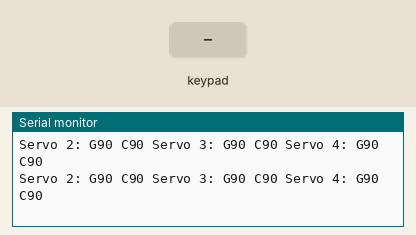
Simulated run of this sketch. Board: ESP32. Parts: the last lines printed to the serial monitor. The inputs (shaded band) are chosen by the test bench. The audio player accepts every command and is not drawn.

Above: at 1.7 s.
1.8 s: key 'U' pressed
At 2.5 s:
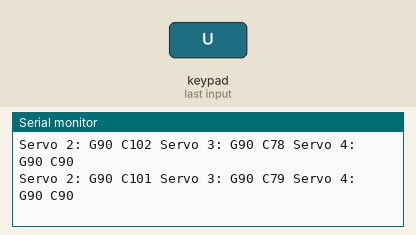
3.3 s: key 'D' pressed
At 3.9 s:
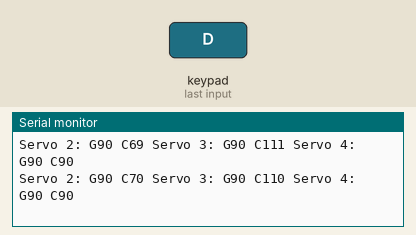
Timing chart, 0 to 6.3 s (numbered marks = the images above; inputs shaded):
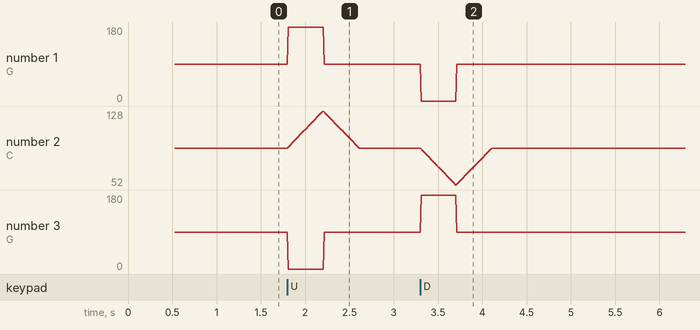

Measured:
- after the input at 1.8 s, the serial monitor: prints a new line at once (image 1)
- after the input at 3.3 s, the serial monitor: prints a new line at once (image 2)

The sketch:

BB-R2.ino
```cpp
#include <Servo.h>
#define CUSTOM_SETTINGS
#define INCLUDE_GAMEPAD_MODULE
#include <DabbleESP32.h>
#include <DFRobotDFPlayerMini.h>

static const char* droidName = "BB-R2 #8";

// This struct describes properties for a servo.
typedef struct {
  unsigned int pin;              // The hardware pin the servo is connected to

  unsigned int goal;             // The goal for the servo -- this gets set in loop()
  int current;                   // The current servo position -- this gets updated every loop to move towards goal
  unsigned int min, max;
  unsigned int speed;            // The speed to move the servo's current position to its goal
} ServoState;

typedef enum {
  LEFT  = 0,
  RIGHT = 1,
  DOME  = 2
} ServoIndex;

// Here the servo parameters for our three servos are set. The order is given by ServoIndex above.
ServoState servoStates[3] = {{2, 90, 90, 40, 150, 1},  // LEFT
                             {3, 90, 90, 40, 150, 1},  // RIGHT
                             {4, 90, 90, 40, 150, 1}}; // DOME

static const bool MOVE = true;           // If true, the droid's drive motors will move
static const bool JOYSTICK_MODE = false; // If true, the gamepad can be used in joystick mode (otherwise, gamepad mode).
                                         // Unfortunately Dabble does not let you test for the model programmatically.
                                         // Please note that joystick mode, when used as a regular thumbstick, sometimes "buffers"
                                         // data, meaning if you lift your thumb it doesn't immediately stop. Therefore it is currently
                                         // not recommended to use joystick mode.

// States for the sound buttons. We want to remember what buttons are pressed, so that we do not trigger sounds multiple times.
bool triangleBtn, crossBtn, startBtn, selectBtn;

// Object to talk to the servos
Servo servo;
// Object to talk to the sound player
DFRobotDFPlayerMini dfp;
// Serial connection to talk to the sound player
HardwareSerial dfpSerial(0);

void setup() {
  Serial.begin(2000000);
  Serial.println("BB-R2 ESP32, 2023 Bjoern Giesler");

  Dabble.begin(droidName);

  // Initialize sound module
  dfpSerial.begin(9600, SERIAL_8N1, RX, TX);
  if(!dfp.begin(dfpSerial)) {
    Serial.println("DFPlayer could not be initialized!");
  } else {
    dfp.play(1);
  }

  // Initialize servos
  for(auto& s: servoStates) {
    servo.write(s.pin, s.goal);
  }
}

void moveServos() {
  for(auto& s: servoStates) {
    // Move servo current towards servo goal...
    if(s.current < s.goal) {
      s.current += s.speed;
    } else if(s.current > s.goal) {
      s.current -= s.speed;
    }

    if(s.current < s.min) {
      s.current = s.min;
    }
    if(s.current > s.max) {
      s.current = s.max;
    }

    // ...and write to the servo.
    Serial.print(String("Servo ") + s.pin + ": G" + s.goal + " C" + s.current + " ");
    servo.write(s.pin, s.current);
  }
  Serial.println();
}

void loop() {
  Dabble.processInput();

  // Move the dome using the square / circle buttons
  if(GamePad.isSquarePressed()) {
    servoStates[DOME].goal = 0;
  } else if(GamePad.isCirclePressed()) {
    servoStates[DOME].goal = 180;
  } else {
    servoStates[DOME].goal = 90;
  }

  // Move the drive motors using joystick or gamepad
  float x, y;
  if(JOYSTICK_MODE) {
    y = GamePad.getYaxisData();
    x = GamePad.getXaxisData();
  } else {
    if(GamePad.isLeftPressed()) {
      x = -7.0f;
    } else if(GamePad.isRightPressed()) {
      x = 7.0f;
    } else {
      x = 0.0f;
    }

    if(GamePad.isUpPressed()) {
      y = 7.0f;
    } else if(GamePad.isDownPressed()) {
      y = -7.0f;
    } else {
      y = 0.0f;
    }
  }

  float speed = (x*90.0f)/7.0f;
  float curvature = (y*90.0f)/7.0f;
  if(MOVE == true) {
    servoStates[LEFT].goal = 90 + speed + curvature;
    servoStates[RIGHT].goal = 90 + speed - curvature;
  }

  // Make the servos actually move
  moveServos();

  // Trigger sounds
  if(triangleBtn == false && GamePad.isTrianglePressed()) {
    dfp.play(1);
  } else if(crossBtn == false && GamePad.isCrossPressed()) {
    dfp.play(2);
  } else if(startBtn == false && GamePad.isStartPressed()) {
    dfp.play(3);
  } else if(selectBtn == false && GamePad.isSelectPressed()) {
    dfp.next();
  }

  // Remember what buttons are pressed, so that we do not trigger sounds multiple times
  triangleBtn = GamePad.isTrianglePressed();
  crossBtn = GamePad.isCrossPressed();
  startBtn = GamePad.isStartPressed();
  selectBtn = GamePad.isSelectPressed();

  delay(10);
}
```
